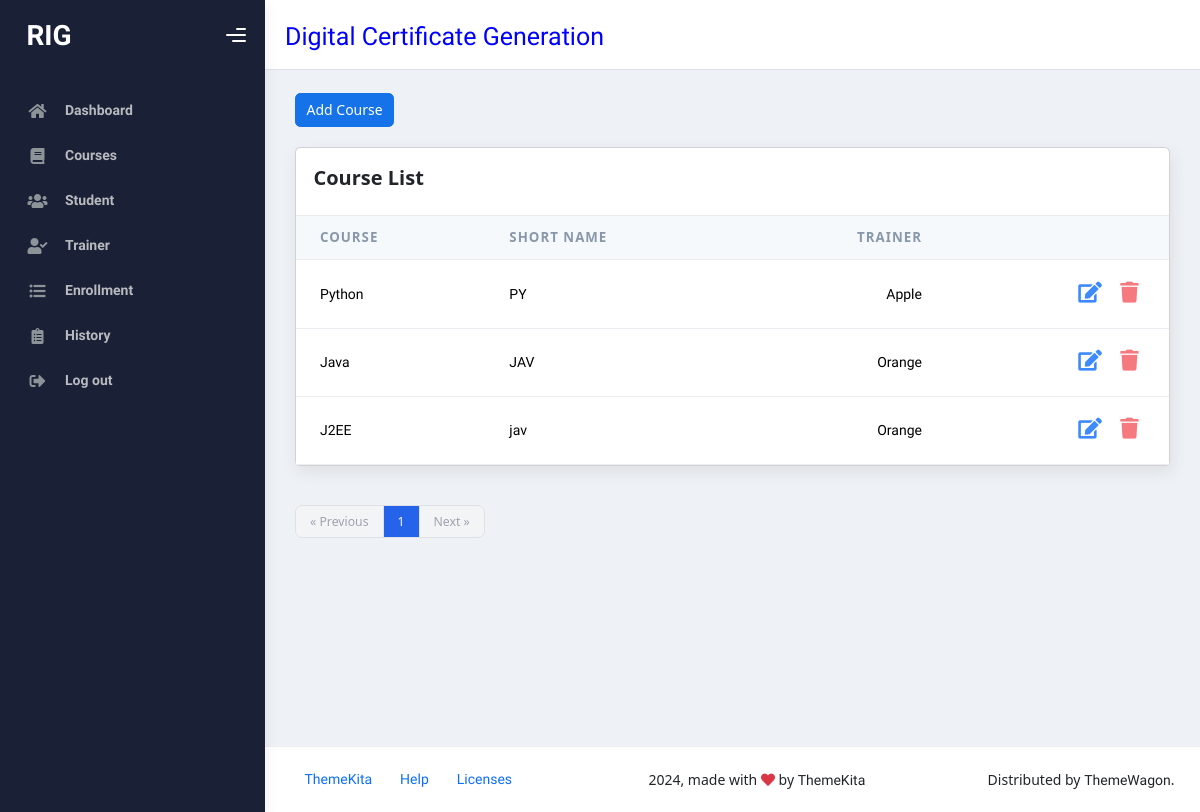
Screenshot of /courselist/ with the database file from the repository.
### myapp/models.py (models this page shows, shortened)
class Course(models.Model):
    course_name=models.CharField(max_length=100)
    short_name=models.CharField(max_length=50,blank=True,null=True)
    trainer_name=models.ForeignKey(Trainer,on_delete=models.CASCADE,blank=True,null=True)

class Trainer(models.Model):
    trainer_name=models.CharField(max_length=100)
    email=models.EmailField()
    phone=models.CharField()
    def __str__(self):
        return self.trainer_name

### myapp/views.py (the view, shortened to what this page needs)
# urls.py: path('courselist/', courselist,name='courselist'),
def courselist(request):
    courseform=CourseModelForm()
    course=Course.objects.all()
    paginator = Paginator(course, 5)
    page_number = request.GET.get("page")
    page_obj = paginator.get_page(page_number)
    context={'course':course,'page_obj':page_obj,'courseform':courseform}
    return render(request,'courselist.html',context)

### templates/courselist.html (shortened to what this page needs)
{% extends 'starter-template.html' %}
{% block content %}
<button type="button" class="btn btn-primary" data-bs-toggle="modal" data-bs-target="#staticBackdrop" style="margin-bottom: 20px;">
  Add Course
</button>
<div class="card card-round">
  <div class="card-header">
    <div class="card-head-row card-tools-still-right">
      <div class="card-title">Course List</div>
      </div>
    </div>
  <div class="card-body p-0">
<div class="table-responsive">
    <table class="table align-items-center mb-0">
      <thead class="thead-light">
        <tr>
          <th scope="col" >Course</th>
          <th scope="col" >Short Name</th>
          <th scope="col" class="text-end">Trainer</th>
          <th scope="col" class="text-end"></th>
        </tr>
      </thead>
      <tbody>
        {% for i in page_obj %}
        <tr>
          <td >{{i.course_name}}</td>
          <td >{{i.short_name}}</td>
          <td class="text-end">{{i.trainer_name}}</td>
          <td class="text-end">
            <a href="{% url 'updatecourse' i.id %}"><button type="submit" class="btn btn-icon btn-link op-8 me-1">
              <i class="fas fa-edit fs-4"></i>
            </button></a>
            <a href="{% url 'deletecourse' i.id %}"><button type="submit" class="btn btn-icon btn-link btn-danger op-8">
              <i class="fas fa-trash fs-4"></i>
            </button></a>
          </td>
        </tr>
        {% endfor %}
      </tbody>
    </table>
  </div>
  </div>
  </div>
<nav aria-label="Page navigation" class="pt-3">
  <ul class="inline-flex items-center -space-x-px text-sm">
    {% if page_obj.has_previous %}
      <li>
        <a href="?page={{ trainer_obj.previous_page_number }}" class="px-3 py-2 ml-0 leading-tight text-gray-500 bg-white border border-gray-300 rounded-l-lg hover:bg-gray-100 hover:text-gray-700">
          &laquo; Previous
        </a>
      </li>
    {% else %}
      <li>
        <span class="px-3 py-2 ml-0 leading-tight text-gray-400 bg-gray-100 border border-gray-300 rounded-l-lg cursor-not-allowed">
          &laquo; Previous
        </span>
      </li>
    {% endif %}
    <li>
      <span class="px-3 py-2 leading-tight text-white bg-blue-600 border border-blue-600">
        {{ page_obj.number }}
      </span>
    </li>
    {% if page_obj.has_next %}
      <li>
        <a href="?page={{ trainer_obj.next_page_number }}" class="px-3 py-2 leading-tight text-gray-500 bg-white border border-gray-300 rounded-r-lg hover:bg-gray-100 hover:text-gray-700">
          Next &raquo;
        </a>
      </li>
    {% else %}
      <li>
        <span class="px-3 py-2 leading-tight text-gray-400 bg-gray-100 border border-gray-300 rounded-r-lg cursor-not-allowed">
          Next &raquo;
        </span>
      </li>
    {% endif %}
  </ul>
</nav>
{% endblock content %}

### static/mystyle.css (style rules this page uses)
body { background-color: white; }

### rows the page displays
Course: course_name "Python", short_name "PY", trainer_name "Apple"
Course: course_name "Java", short_name "JAV", trainer_name "Orange"
Course: course_name "J2EE", short_name "jav", trainer_name "Orange"

### other values shown
{{ page_obj.number }} "1"
